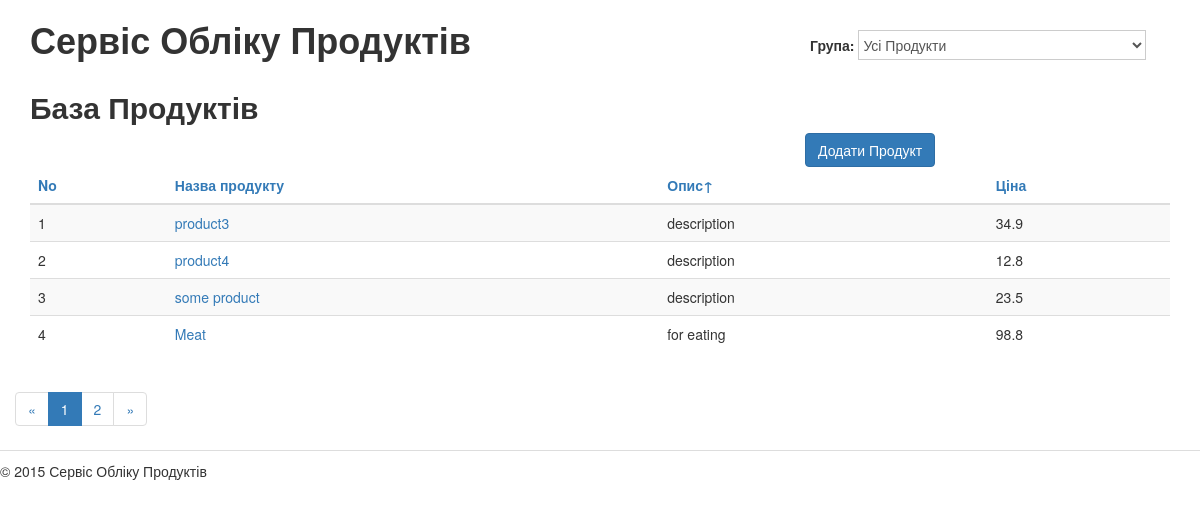
Screenshot of /products/?order_by=description with the database file from the repository.
### products/models.py (models this page shows, shortened)
class Product(models.Model):
    class Meta(object):
        verbose_name = u"Продукт"
        verbose_name_plural = u"Продукти"
    first_name = models.CharField(
        max_length=256,
        blank=False,
        verbose_name=u"Назва")
    slug = models.SlugField(
        max_length=50,
        blank=False,
        verbose_name=u"Коротка назва-мітка")
    description = models.CharField(
        max_length=256,
        blank=False,
        verbose_name=u"Опис"
    )
    price = models.FloatField(
        blank=False,
        verbose_name=u"Ціна")
    created_at = models.DateField(
        blank=False,
        verbose_name=u"Дата створення",
        null=True)
    modified_at = models.DateField(
        blank=True,
        verbose_name=u"Дата змінення",
        default='')

### products/views.py (the view)
# urls.py: url(r'^products/$', 'products.views.products_list', name='products'),
def products_list(request):
    products = Product.objects.all()
    order_by = request.GET.get('order_by', '')
    if order_by in ('first_name', 'description', 'price'):
        products = products.order_by(order_by)
        if request.GET.get('reverse', '') == '1':
            products = products.reverse()
    paginator = Paginator(products, 4)
    page = request.GET.get('page')
    try:
        products = paginator.page(page)
    except PageNotAnInteger:
        products = paginator.page(1)
    except EmptyPage:
        products = paginator.page(paginator.num_pages)
    return render(request, 'products/products_list.html', {'products': products})

### products/templates/products/products_list.html (shortened to what this page needs)
{% extends "products/base.html" %}
{% load static from staticfiles %}
{% block title %}База Продуктів{% endblock title %}
{% block content %}
               <div class="col-xs-8">
               </div>
                <div class="col-xs-4">
                   <a class="btn btn-primary" href="{% url "products_add" %}">Додати Продукт</a>
               </div>
                <table class="table table-hover table-striped">
                    <thead>
                    <tr>
                        <th><a href="#">No</a></th>
                        <th><a href="{% url "products" %}?order_by=first_name"> Назва продукту </a></th>
                        <th><a href="{% url "products" %}?order_by=description">Опис{% if request.GET.order_by == 'description' %}&uarr;{% endif %}</a></th>
                        <th><a href="{% url "products" %}?order_by=price">Ціна</a></th>
                    </tr>
                    </thead>
                    <tbody>
                    {% for product in products %}
                    <tr>
                        <td>{{ forloop.counter }}</td>
                        <td><a title="Редагувати" href="{% url "products_edit" product.id %}">{{ product.first_name }}</a>
                        </td>
                        <td>{{ product.description }}</td>
                        <td>{{ product.price }}</td>
                    </tr>
                    {% endfor %}
                    </tbody>
                </table>
            </div>
           {% if products.has_other_pages %}
                {% with order_by=request.GET.order_by reverse=request.GET.reverse %}
                <nav>
                  <ul class="pagination">
                    <li>
                      <a href="{% url "products" %}?page=1&amp;order_by={{ order_by }}&amp;reverse={{ reverse }}">&laquo;</a>
                    </li>
                    {% for p in products.paginator.page_range %}
                    <li {% if products.number == p %}class="active"{% endif %}>
                      <a href="{% url "products" %}?page={{ p }}&amp;order_by={{ order_by }}&amp;reverse={{ reverse }}">{{ p }}</a>
                    </li>
                    {% endfor %}
                    <li>
                      <a href="{% url "products" %}?page={{ products.paginator.num_pages }}&amp;order_by={{ order_by }}&amp;reverse={{ reverse }}">
                        &raquo;</a>
                    </li>
                  </ul>
                </nav>
                {% endwith %}
           {% endif %}
{% endblock content %}

### rows the page displays
Product: first_name "product3", description "description", price "34.9"
Product: first_name "product4", description "description", price "12.8"
Product: first_name "some product", description "description", price "23.5"
Product: first_name "Meat", description "for eating", price "98.8"

### other values shown
{{ p }} "1" "2"
